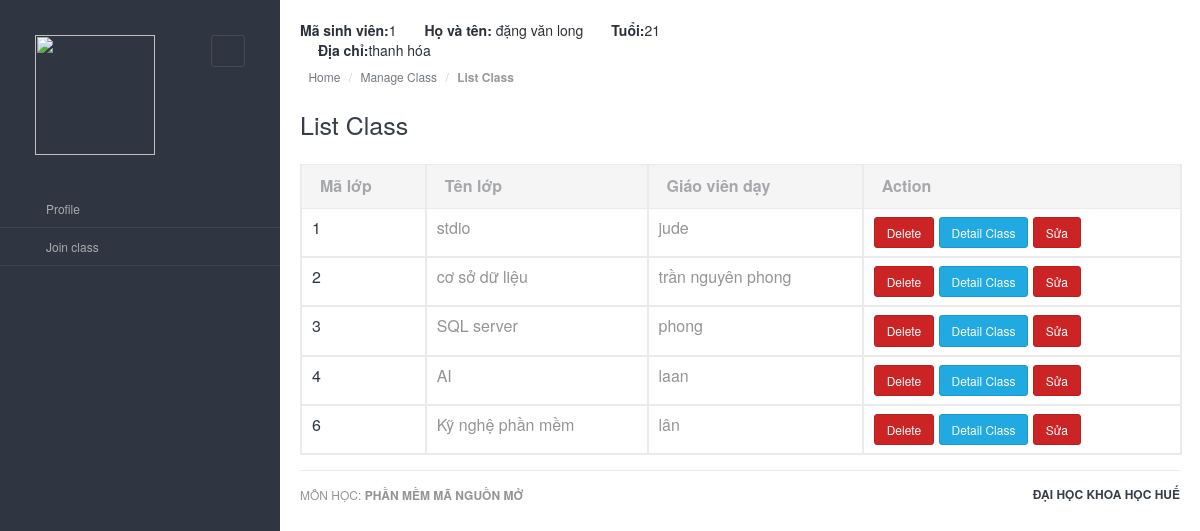
The page /list-class (signed in) on the database as committed earlier.
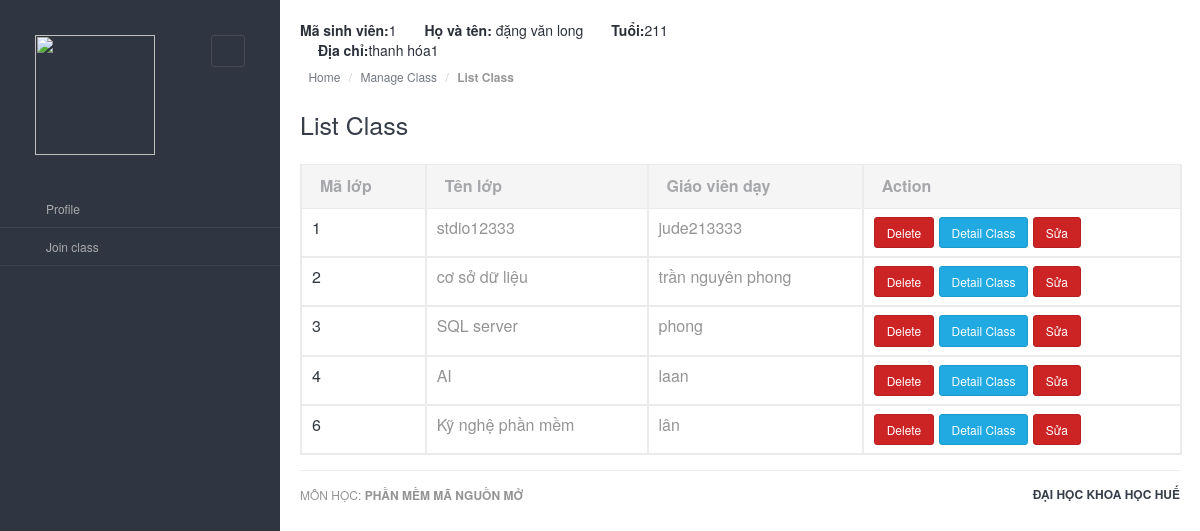
The same page on the database as committed later.
### app/models.py (models this page shows, shortened)
class Student(UserMixin,db.Model):
    id = db.Column(db.Integer, primary_key=True)
    name = db.Column(db.String(64), nullable = False)
    age = db.Column(db.Integer, nullable = True)
    address = db.Column(db.String(64), nullable = True)
    email = db.Column(db.String(120), index=True, unique=True, nullable = False)
    password = db.Column(db.String(128), nullable = False)
    active = db.Column(db.Boolean,  default=True)

class Class(db.Model):
    id = db.Column(db.Integer, primary_key=True)
    name = db.Column(db.String(100), nullable = False)
    teacher_name = db.Column(db.String(100), nullable = False)

### app/routes_class.py (the view)
@app.route('/list-class')
@login_required
def class_manager():
    list_class = Class.query.all()
    user = Student.query.get(current_user.id)
    return render_template('class_view.html',title="List class",user=user,list_class=list_class)

### app/models.py (called while the page is built)
@login.user_loader
def loader_id(id):
    return Admin.query.get(int(id))

### app/templates/class_view.html (shortened to what this page needs)
{% extends "layouts/base.html" %} {% block content %}
<div class="main-content">
    <div class="row">
        <div class="col-md-6 col-sm-8 clearfix">
            <ul class="user-info pull-left pull-none-xsm">
                <li class="profile-info dropdown">
                    <a class="dropdown-toggle" data-toggle="dropdown">
                        <strong> Mã sinh viên:</strong>{{ user.id }}
                    </a>
                </li>
                <li class="profile-info dropdown">
                    <a class="dropdown-toggle" data-toggle="dropdown">
                        <strong>&emsp; Họ và tên: </strong>{{ user.name }}
                    </a>
                </li>
                <li class="profile-info dropdown">
                    <a class="dropdown-toggle" data-toggle="dropdown">
                        <strong>&emsp; Tuổi:</strong>{{ user.age }}
                    </a>
                </li>
                <li class="profile-info dropdown">
                    <a class="dropdown-toggle" data-toggle="dropdown">
                        <strong>&emsp; Địa chỉ:</strong>{{ user.address }}
                    </a>
                </li>
            </ul>
        </div>
    </div>
    <ol class="breadcrumb bc-3">
        <li>
            <a href="#"><i class="fa-home"></i>Home</a>
        </li>
        <li><a href="#">Manage Class</a></li>
        <li class="active"><strong>List Class</strong></li>
    </ol>
    <h2>List Class</h2>
    <br />
    <table class="table table-bordered datatable" id="table-1">
        <thead>
            <th>Mã lớp</th>
            <th>Tên lớp</th>
            <th>Giáo viên dạy</th>
            <th>Action</th>
        </thead>
        <tbody>
            {% for class in list_class %}
            <tr>
                <th scope="row">
                    {{ class.id }}
                </th>
                <td>
                    {{ class.name }}
                </td>
                <td>
                    {{ class.teacher_name }}
                </td>
                <td>
                    <button class="btn btn-danger" type="button" onclick="delete_class('{{class.id}}')">Delete</button>
                    <button class="btn btn-info" type="button" onclick='window.open( "detail-class?class_id={{class.id}}", "_self")'>
                        Detail Class
                    </button>
                    <button class="btn btn-danger" type="button" onclick='window.open("search-class?class_id={{class.id}}")'>Sửa</button>
                </td>
            </tr>
            {% endfor %}
        </tbody>
    </table>
    {% endblock %}

Rows that differ between the two databases and show on the page:
changed Student "đặng văn long": age "21" → "211"; address "thanh hóa" → "thanh hóa1"
changed Class id 1: name "stdio" → "stdio12333"; teacher_name "jude" → "jude213333"
